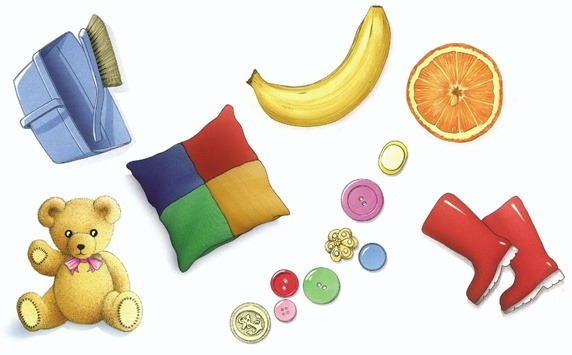
#> input picture workspace-images/sample-3.jpeg, 572 x 355 px
$ python -i object-detection.py   (imports and definitions only)
#> lines starting #> are read from the running program, lines starting #| are printed output that depends on the picture; after the words box and inside, x2 and y2 are one past the last pixel; in counts of white or black regions, pixels touching at a corner belong together
import cv2 as cv
import numpy as np
import matplotlib.pyplot as plt
import pandas as pd

# define paths and constants
WORKSPACE_IMG_PATH = r'../workspace-images/sample-3.jpeg'

# function to show image in a new window using cv2
def show_image(image, image_name=''):
    cv.imshow(image_name, image)
    cv.waitKey(0)
    cv.destroyAllWindows()

# function to detect and extract individual object images and centroid
def get_object_data(path=WORKSPACE_IMG_PATH):
    # store image of workspace at each phase in a dictionary
#> called with path = '../workspace-images/sample-3.jpeg'
    workspace_imgs = {}

    # load grayscale image
    grayscale_img = cv.imread(path, cv.IMREAD_GRAYSCALE)
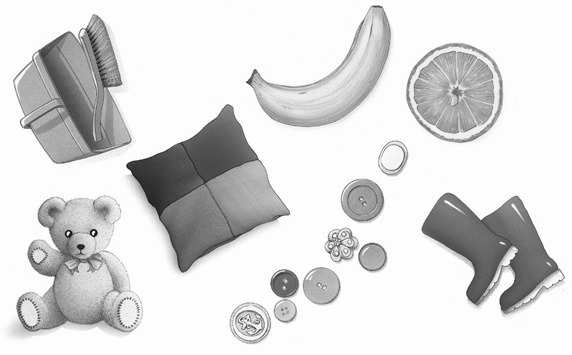
#> grayscale_img: shape (355, 572); min 14, max 255, mean 218.6
    workspace_imgs['grayscale image'] = grayscale_img

    # convert image to binary
    threshold, binary_image = cv.threshold(grayscale_img, 0, 255, cv.THRESH_BINARY + cv.THRESH_OTSU)
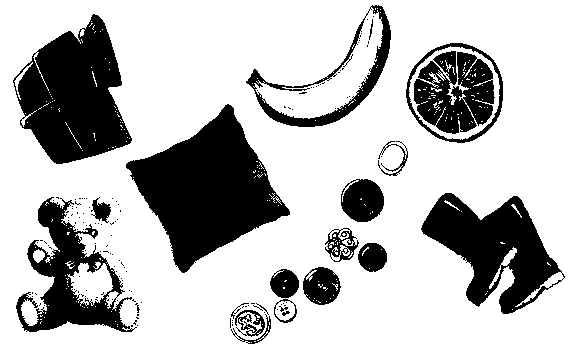
#> binary_image: shape (355, 572); 73.9% white; 152 black regions (130 under 20 px), largest, box (x1, y1, x2, y2) and area: (126, 104, 290, 273) 13665, (13, 14, 132, 164) 10995, (421, 193, 565, 314) 8490
#> threshold = 191
    workspace_imgs['binary image'] = binary_image

    # detect edges in binary image
    edge_image = cv.Canny(binary_image, 100, 70)
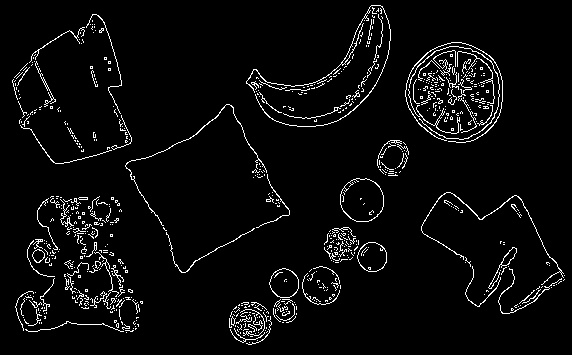
#> edge_image: shape (355, 572); 4.4% white in thin lines or dots
    workspace_imgs['edge detected image'] = edge_image

    # create a 5x5 kernel and perform image dilation
    kernel = np.ones((5, 5), np.uint8)
    dilated_image = cv.dilate(edge_image, kernel, iterations=1)
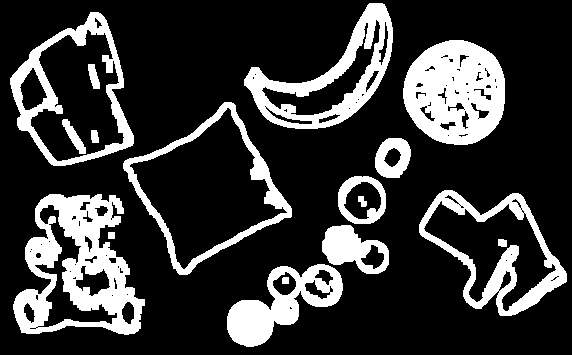
#> dilated_image: shape (355, 572); 21.6% white; 17 white regions
    workspace_imgs['dilated image'] = dilated_image

    # create contours for individual objects
    contours, hierarchy = cv.findContours(dilated_image, cv.RETR_EXTERNAL, cv.CHAIN_APPROX_SIMPLE)
#> contours = 11 contours; largest, box (x1, y1, x2, y2) and area: (123, 102, 292, 275) 15136, (10, 12, 134, 166) 12563, (13, 194, 145, 335) 12402, (419, 190, 567, 316) 10643, (403, 40, 505, 145) 8359
    contour_image = grayscale_img.copy()
    contours = [contour for contour in contours if cv.contourArea(contour)>1000]
#> contours = 10 contours; largest, box (x1, y1, x2, y2) and area: (123, 102, 292, 275) 15136, (10, 12, 134, 166) 12563, (13, 194, 145, 335) 12402, (419, 190, 567, 316) 10643, (403, 40, 505, 145) 8359
    cv.drawContours(contour_image, list(contours), -1, color=(0, 0, 255), thickness=5)
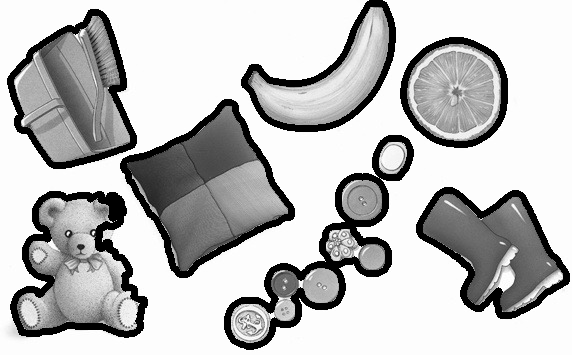
#> contour_image: shape (355, 572); 12.21% of pixels changed, all inside (x1, y1, x2, y2) = (7, 0, 570, 350)
    workspace_imgs['contour image'] = contour_image

    # find bounding boxes for cropping individual object
    bboxes = [cv.boundingRect(contour) for contour in contours]
#> bboxes = [(227, 264, 116, 83), (322, 225, 67, 49), (13, 194, 132, 141), (419, 190, 148, 126), (338, 176, 48, 48), (375, 138, 36, 40), (123, 102, 169, 173), (403, 40, 102, 105), (10, 12, 124, 154), (244, 3, 149, 126)]
    bbox_image = grayscale_img.copy()
    for bbox in bboxes:
        cv.rectangle(bbox_image, bbox, (0, 0, 256), 4)
#> this loop made 10 passes
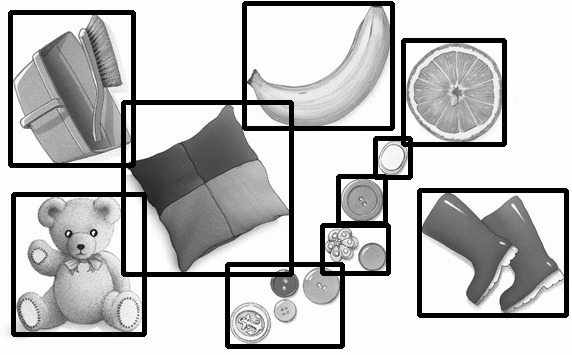
#> bbox_image: shape (355, 572); 10.11% of pixels changed, all inside (x1, y1, x2, y2) = (8, 1, 569, 349)
    workspace_imgs['bounding box image'] = bbox_image

    # individual object images
    object_images = [grayscale_img[bbox[1]:bbox[1]+bbox[3], bbox[0]:bbox[0]+bbox[2]].copy() for bbox in bboxes]
#> object_images = 10 items

    # find centroid of each object using it's contour
    centroids = []
    for contour in contours:
        M = cv.moments(contour)
        cx = int(M["m10"]/M["m00"])
        cy = int(M["m01"]/M["m00"])
        centroids.append((cx, cy))
#> this loop made 10 passes
#> (cx, cy) on passes 1 to 10: (282, 301), (354, 249), (76, 270), (494, 250), (361, 199), (392, 157), (207, 189), (455, 92), (73, 94), (330, 79)
#> after the loop, centroids = [(282, 301), (354, 249), (76, 270), (494, 250), (361, 199), (392, 157), (207, 189), (455, 92), (73, 94), (330, 79)]

    # combine all image data into a dictionary
    objects_data = {'image':object_images, 'bbox':bboxes, 'centroid':centroids}

    # create a dataframe from the object data
    objects_df = pd.DataFrame(data=objects_data)
#> objects_df = table of 10 rows and 3 columns

    # draw centroids
    centroid_image = grayscale_img.copy()
    for point in objects_df['centroid']:
        cv.circle(centroid_image, (int(point[0]), int(point[1])), 1, (0, 0, 256), 5)
#> this loop made 10 passes
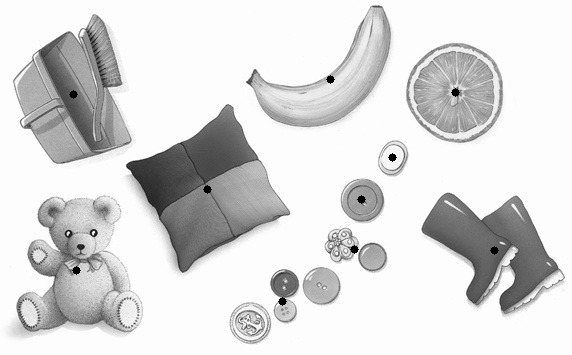
#> centroid_image: shape (355, 572); 0.24% of pixels changed, all inside (x1, y1, x2, y2) = (69, 75, 499, 306)
    workspace_imgs['image with centroids of objects'] = centroid_image

    # return workspace images and object dataframe
    return workspace_imgs, objects_df

# show workspace images at every phase
def display_workspace_phases(images):
    # create a figure
    fig = plt.figure()
    cols = 3
    rows = int(len(images) / 3 + 1)

    # add all images as subplots
    for i, (phase, image) in enumerate(images.items()):
        fig.add_subplot(rows, cols, i+1)
        plt.imshow(image, cmap='gray')
        plt.title(phase)
        plt.axis('off')

>>> result = get_object_data()

$ run again, with workspace-images/sample-1.jpeg copied over workspace-images/sample-3.jpeg
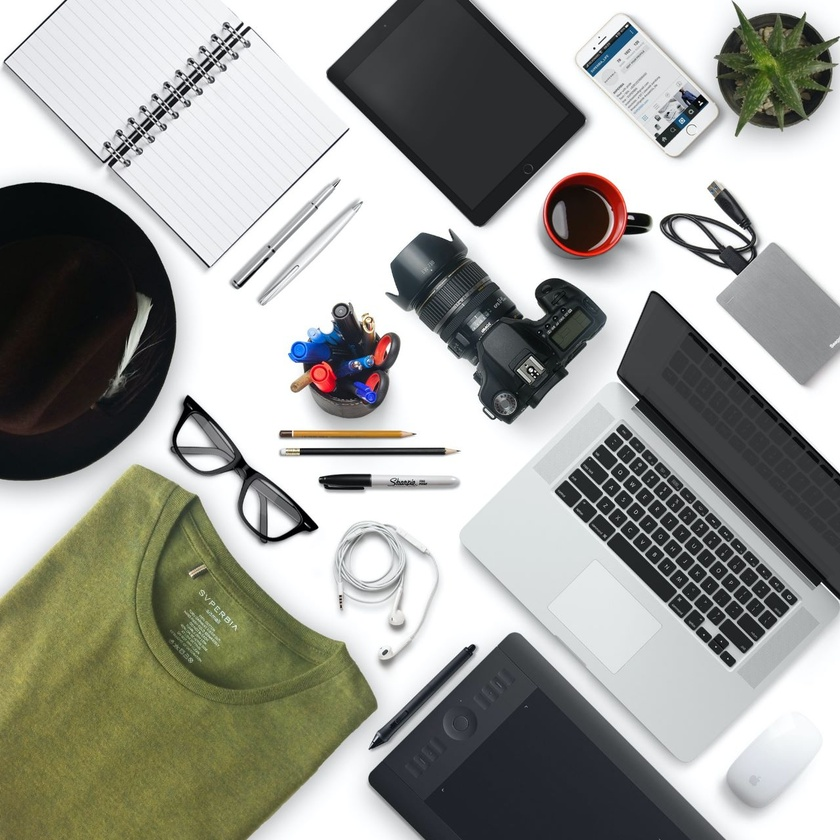
#> input picture workspace-images/sample-1.jpeg, 840 x 840 px, shrunk from 1280 x 1280 before the run
#> in get_object_data, `threshold, binary_image = cv.threshold(grayscale_img, 0, 255, cv.THRES..`:
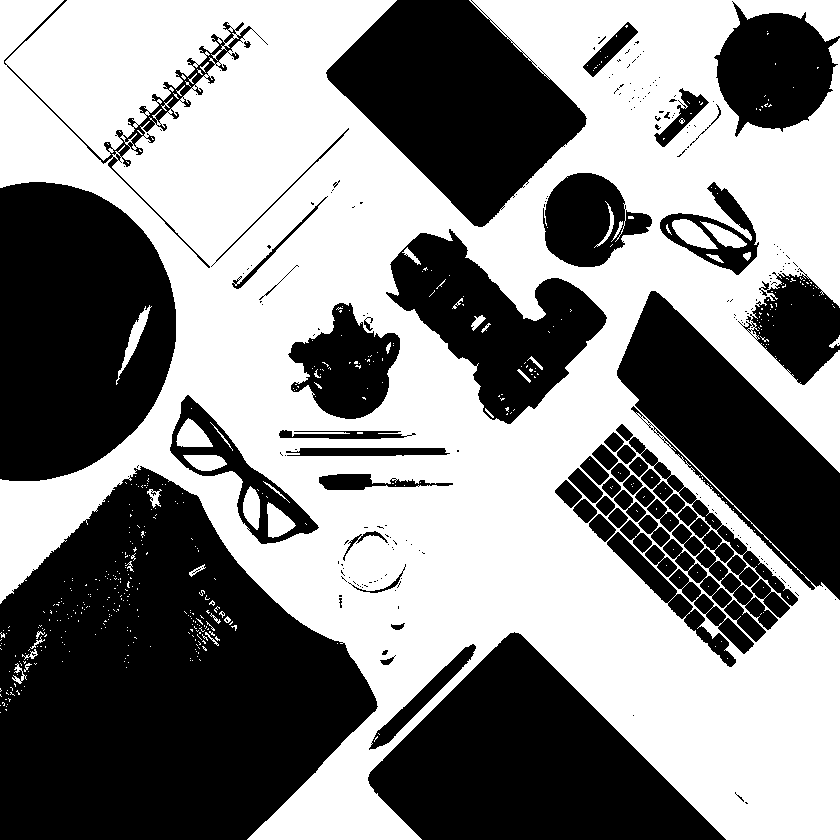
#> binary_image: shape (840, 840); 53% white; 243 black regions (183 under 20 px), largest, box (x1, y1, x2, y2) and area: (0, 466, 378, 840) 95827, (0, 182, 176, 481) 42621, (368, 632, 726, 840) 41258
#> threshold = 152
#> edge_image: shape (840, 840); 3.2% white in thin lines or dots
#> dilated_image: shape (840, 840); 16.6% white; 81 white regions
#> in get_object_data, `contours, hierarchy = cv.findContours(dilated_image, cv.RETR_EXTERNAL,..`: contours = 64 contours; largest, box (x1, y1, x2, y2) and area: (552, 422, 801, 669) 26373, (384, 227, 609, 426) 21996, (712, 0, 840, 139) 12140, (1, 0, 351, 270) 10588, (286, 300, 402, 421) 9043
#> in get_object_data, `contours = [contour for contour in contours if cv.contourArea(contour)..`: contours = 25 contours; largest, box (x1, y1, x2, y2) and area: (552, 422, 801, 669) 26373, (384, 227, 609, 426) 21996, (712, 0, 840, 139) 12140, (1, 0, 351, 270) 10588, (286, 300, 402, 421) 9043
#> contour_image: shape (840, 840); min 0, max 255, mean 130.6
#> bboxes = 25 items, first 6: (365, 630, 363, 210), (0, 622, 54, 94), (181, 587, 58, 77), (335, 522, 74, 73), (92, 522, 57, 116), (316, 471, 139, 21)
#> the loop in get_object_data, `for bbox in bboxes:` made 25 passes
#> object_images = 25 items
#> the loop in get_object_data, `for contour in contours:` made 25 passes
#> (cx, cy) on passes 1 to 8: (480, 718), (23, 666), (206, 624), (370, 561), (121, 579), (372, 481), (210, 594), (363, 451)
#> after the loop in get_object_data, `for contour in contours:`: centroids = 25 pairs, first value 23 to 782, second value 48 to 718
#> objects_df = table of 25 rows and 3 columns
#> the loop in get_object_data, `for point in objects_df['centroid']:` made 25 passes
#> after the loop in get_object_data, `for point in objects_df['centroid']:`:
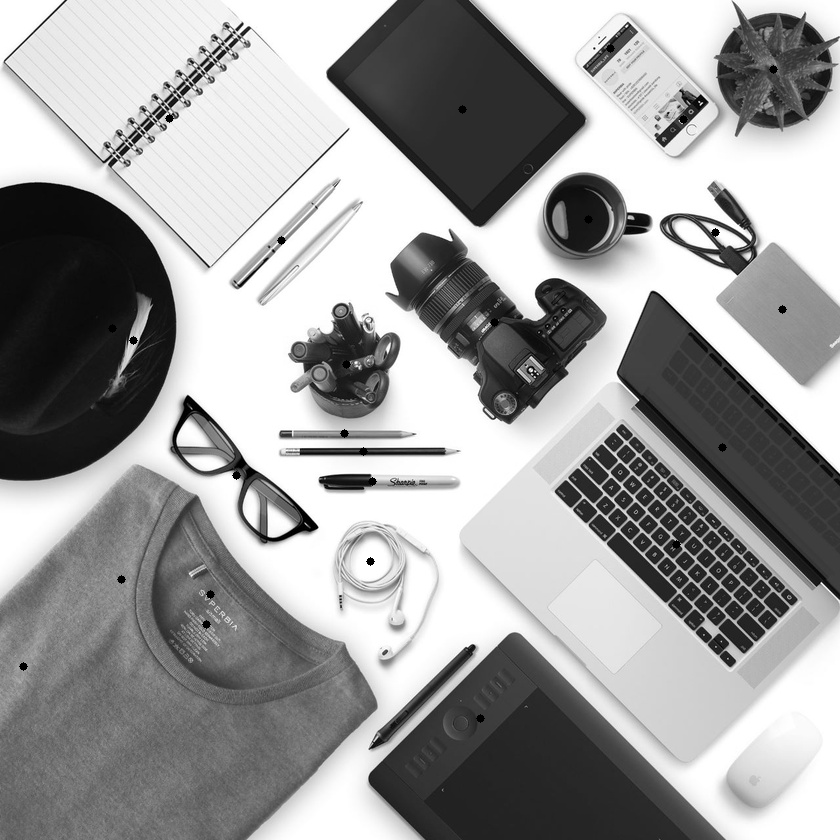
#> centroid_image: shape (840, 840); min 0, max 255, mean 157.1

$ run again, with workspace-images/sample-2.jpeg copied over workspace-images/sample-3.jpeg
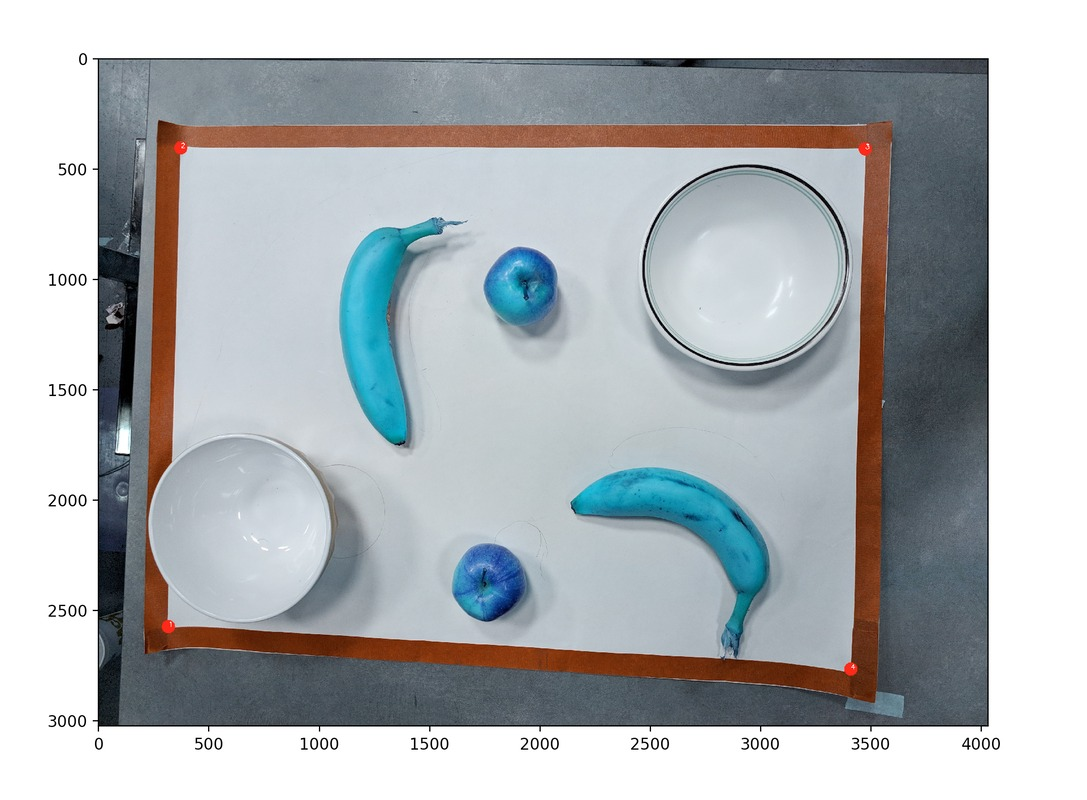
#> input picture workspace-images/sample-2.jpeg, 1087 x 800 px
#> in get_object_data, `threshold, binary_image = cv.threshold(grayscale_img, 0, 255, cv.THRES..`:
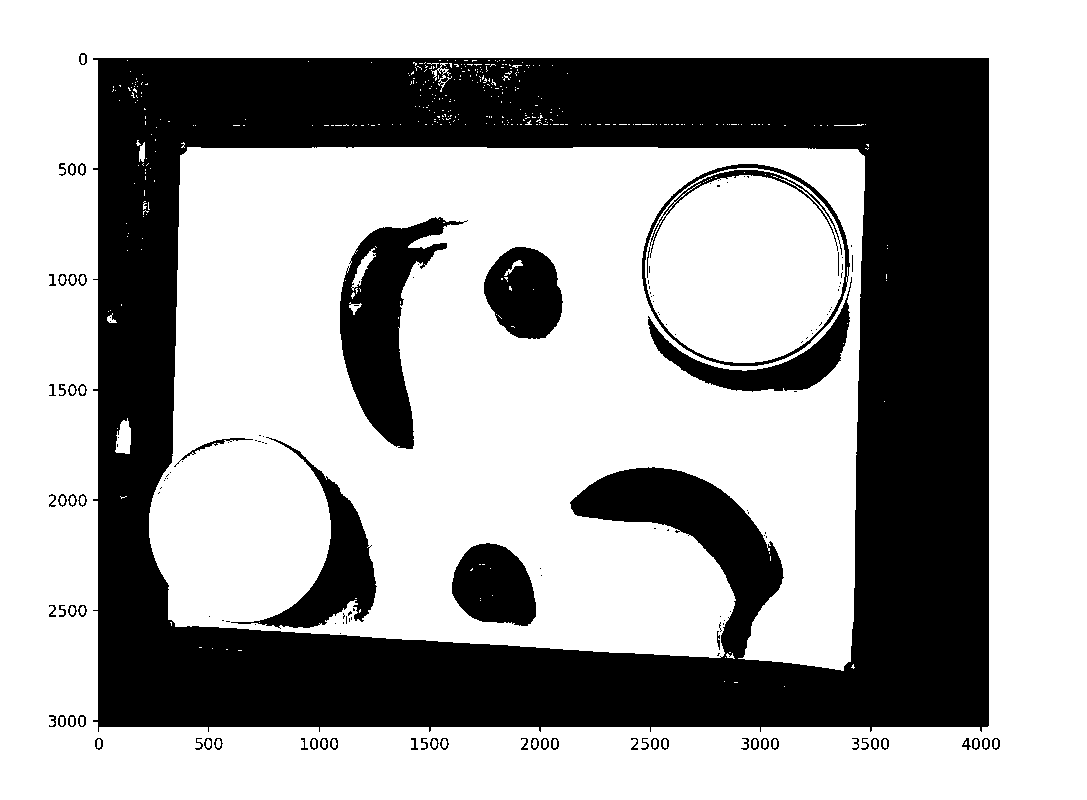
#> binary_image: shape (800, 1087); 64.8% white; 156 black regions (88 under 20 px), largest, box (x1, y1, x2, y2) and area: (93, 58, 989, 732) 265420, (340, 217, 468, 449) 12236, (231, 437, 377, 629) 6858
#> threshold = 160
#> edge_image: shape (800, 1087); 1.9% white in thin lines or dots, all inside (x1, y1, x2, y2) = (48, 52, 1000, 750)
#> dilated_image: shape (800, 1087); 9.4% white; 83 white regions
#> in get_object_data, `contours, hierarchy = cv.findContours(dilated_image, cv.RETR_EXTERNAL,..`: contours = 17 contours; largest, box (x1, y1, x2, y2) and area: (90, 55, 991, 734) 602790, (46, 381, 89, 399) 654, (46, 491, 89, 509) 650, (46, 602, 89, 619) 646, (46, 712, 88, 730) 640
#> in get_object_data, `contours = [contour for contour in contours if cv.contourArea(contour)..`: contours = 1 contour; box (x1, y1, x2, y2) and area: (90, 55, 991, 734) 602790
#> contour_image: shape (800, 1087); min 0, max 255, mean 174
#> bboxes = [(90, 55, 901, 679)]
#> the loop in get_object_data, `for bbox in bboxes:` made 1 pass
#> after the loop in get_object_data, `for bbox in bboxes:`:
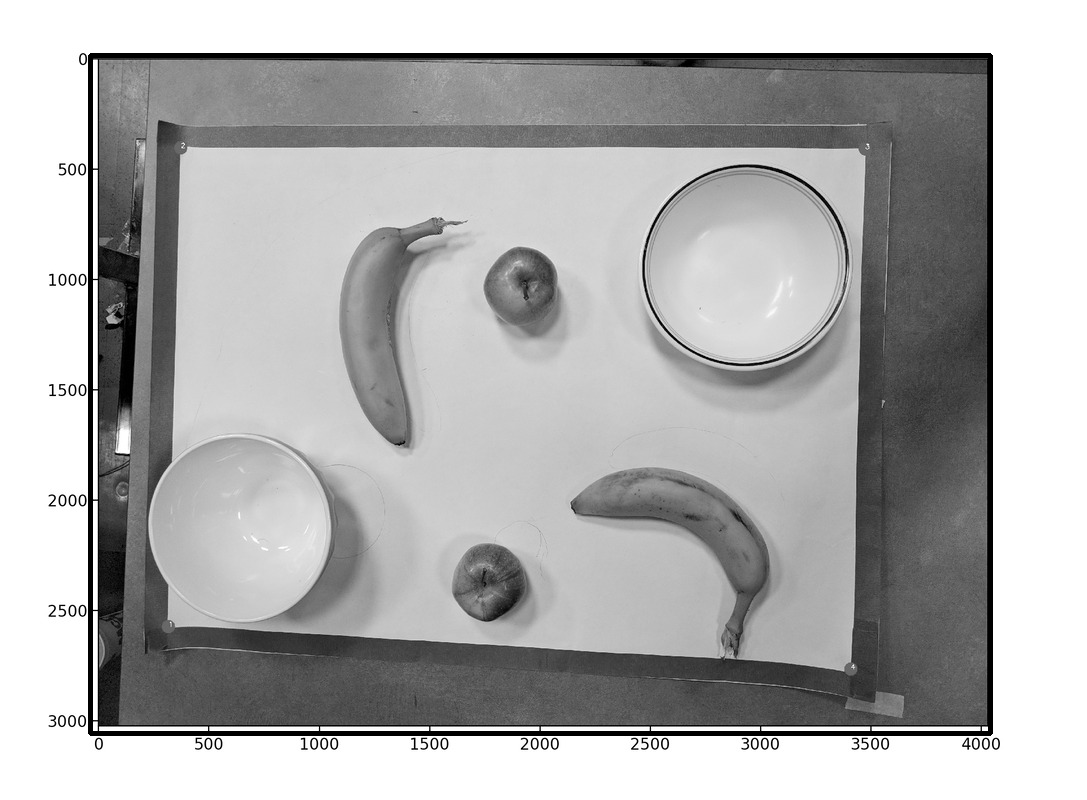
#> bbox_image: shape (800, 1087); min 0, max 255, mean 175
#> object_images = 1 item
#> the loop in get_object_data, `for contour in contours:` made 1 pass
#> (cx, cy) on pass 1: (542, 391)
#> after the loop in get_object_data, `for contour in contours:`: centroids = [(542, 391)]
#> objects_df = table of 1 rows and 3 columns
#> the loop in get_object_data, `for point in objects_df['centroid']:` made 1 pass
